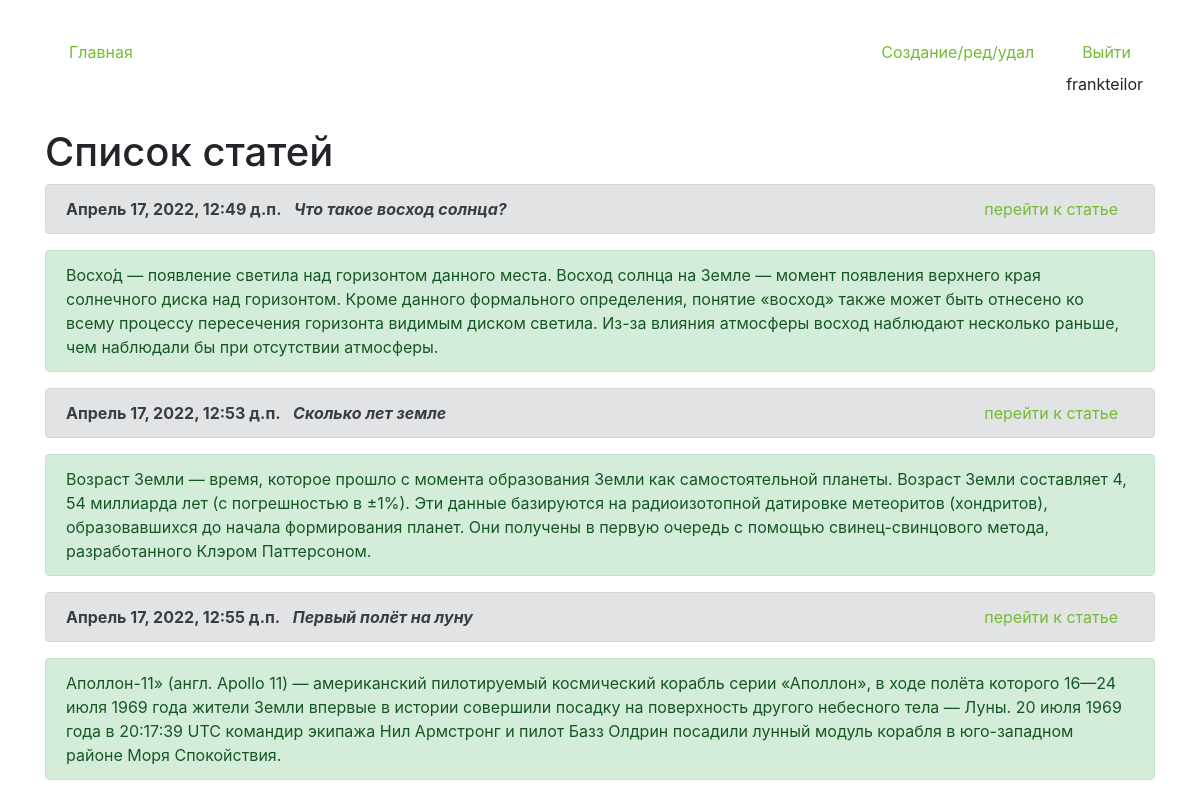
The page / (signed in) on the database its author committed.
### core/models.py (models this page shows, shortened)
class Articles(models.Model):
    author = models.ForeignKey(User, on_delete = models.CASCADE, verbose_name='Владелец статьи', blank = True, null = True )
    create_date = models.DateTimeField(auto_now=True)
    name = models.CharField(max_length=200, verbose_name='Название')
    text = models.TextField(verbose_name='Текст')
    class Meta:
        verbose_name='Статью'
        verbose_name_plural='Статьи'

### core/views.py (the view)
# urls.py: path('', views.HomeListView.as_view(), name='home'),
class HomeListView(ListView):
    model = Articles
    template_name = 'index.html'
    context_object_name = 'list_articles'

### core/templates/index.html (shortened to what this page needs)
{% load static %}
<!doctype html>
<html lang="en">
    <link type="text/css" href="{% static 'css/styles.css' %}" rel="stylesheet">
<head>
    <link rel="stylesheet" href="https://cdn.jsdelivr.net/npm/bootstrap@4.6.1/dist/css/bootstrap.min.css"
>
</head>
<body>
<div class="container mt-4">
    <ul class="nav nav-pills">
            <li class="nav-item mr-auto p-2">
                {% url 'home' as url_home %}
                <a class="nav-link {% if url_home == request.path %}reactive{% endif %}" href="{{url_home}}">Главная</a>
            </li>
            <li class="nav-item mr p-2">
                {% url 'edit_page' as url_edit_page %}
                <a class="nav-link {% if url_edit_page == request.path %}reactive{% endif %}" href="{{url_edit_page}}">Создание/ред/удал</a>
            </li>
            {% if request.user.is_authenticated %}
            <li class="nav-item p-2">
                {% url 'logout_page' as url_logout_page %}
                <a class="nav-link btn-warning" href="{{url_logout_page}}">Выйти</a>
                {{request.user}}
            </li>
        {% endif %}
    </ul>
    {% block content %}
    <h1 class="mt-4">Список статей</h1>
    {% for i in list_articles %}
    <div class="alert alert-secondary" role="alert">
        <b>{{i.create_date}}</b>
        <span class="m-2 font-italic font-weight-bold">{{i.name}}</span>
        <span class="float-right mr-3"><a href="/detail/{{i.id}}">перейти к статье</a></span>
    </div>
    <div class="mb-3 alert alert-success" role="alert""><span>{{i.text|truncatechars:"500"}}</span></div>
    {% endfor %}
    {% endblock %}
</div>
</body>
</html>

### static/css/styles.css (style rules this page uses)
.reactive { color: #fff; background-color: #757675; }
a:link { color: #74bb33; }

### rows shown on the page
Articles: create_date "Апрель 17, 2022, 12:49 д.п.", name "Что такое восход солнца?", text "Восхо́д — появление светила над горизонтом данного места. Восход солнца на Земле — момент появления верхнего края солнечного диска над горизонтом. Кроме данного формального определения, понятие «восход» также может быть отнесено ко всему процессу пересечения горизонта видимым диском светила. Из-за влияния атмосферы восход наблюдают несколько раньше, чем наблюдали бы при отсутствии атмосферы."
Articles: create_date "Апрель 17, 2022, 12:53 д.п.", name "Cколько лет земле", text "Возраст Земли — время, которое прошло с момента образования Земли как самостоятельной планеты. Возраст Земли составляет 4, 54 миллиарда лет (с погрешностью в ±1%). Эти данные базируются на радиоизотопной датировке метеоритов (хондритов), образовавшихся до начала формирования планет. Они получены в первую очередь с помощью свинец-свинцового метода, разработанного Клэром Паттерсоном."
Articles: create_date "Апрель 17, 2022, 12:55 д.п.", name "Первый полёт на луну", text "Аполлон-11» (англ. Apollo 11) — американский пилотируемый космический корабль серии «Аполлон», в ходе полёта которого 16—24 июля 1969 года жители Земли впервые в истории совершили посадку на поверхность другого небесного тела — Луны. 20 июля 1969 года в 20:17:39 UTC командир экипажа Нил Армстронг и пилот Базз Олдрин посадили лунный модуль корабля в юго-западном районе Моря Спокойствия."

### other values the page prints
{{ request.user }} "frankteilor"
